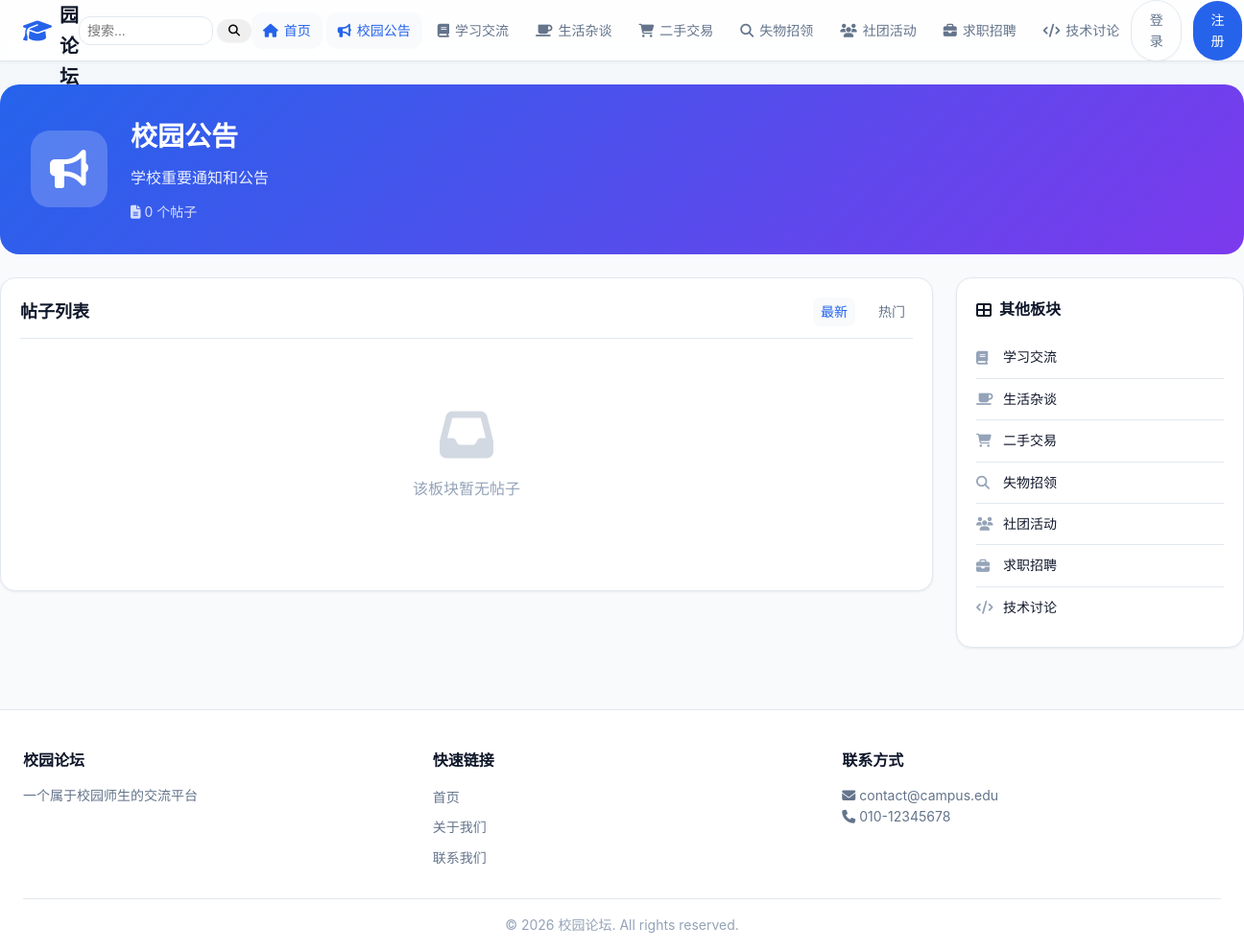
/category.php?id=1, run on the app's committed database.
### tables this page shows
CREATE TABLE categories (
    id INT PRIMARY KEY AUTO_INCREMENT,
    name VARCHAR(50) NOT NULL COMMENT '板块名称',
    description TEXT COMMENT '板块描述',
    icon VARCHAR(50) COMMENT '图标',
    sort_order INT DEFAULT 0 COMMENT '排序',
    status TINYINT DEFAULT 1 COMMENT '状态：0-禁用，1-正常',
    created_at TIMESTAMP DEFAULT CURRENT_TIMESTAMP
);

### includes/functions.php (called while the page is built, shortened)
<?php
function clean($data) {
    return htmlspecialchars(trim($data), ENT_QUOTES, 'UTF-8');
}
function isLoggedIn() {
    return false;
}
function getCurrentUser() {
    if (!isLoggedIn()) {
        return null;
    }
    $pdo = getDBConnection();
    $stmt = $pdo->prepare("SELECT * FROM users WHERE id = ? AND status = 1");
    $stmt->execute([$_SESSION['user_id']]);
    return $stmt->fetch();
}
function getCategories() {
    $pdo = getDBConnection();
    $stmt = $pdo->query("SELECT * FROM categories WHERE status = 1 ORDER BY sort_order ASC");
    return $stmt->fetchAll();
}
function getCategory($id) {
    $pdo = getDBConnection();
    $stmt = $pdo->prepare("SELECT * FROM categories WHERE id = ? AND status = 1");
    $stmt->execute([$id]);
    return $stmt->fetch();
}
function getPostsCount($categoryId = null) {
    $pdo = getDBConnection();
    $sql = "SELECT COUNT(*) FROM posts WHERE status = 1";
    $params = [];
    if ($categoryId) {
        $sql .= " AND category_id = ?";
        $params[] = $categoryId;
    }
    $stmt = $pdo->prepare($sql);
    $stmt->execute($params);
    return $stmt->fetchColumn();
}

### category.php (the view, shortened to what this page needs)
<?php
require_once __DIR__ . '/includes/functions.php';
$categoryId = isset($_GET['id']) ? intval($_GET['id']) : 0;
$category = getCategory($categoryId);
$page = isset($_GET['page']) ? max(1, intval($_GET['page'])) : 1;
$posts = getPosts($categoryId, $page);
$totalPosts = getPostsCount($categoryId);
include __DIR__ . '/includes/header.php';
?>
<div class="category-container">
    <section class="category-header">
        <div class="category-header-content">
            <div class="category-icon-large">
                <i class="fas fa-<?php echo $category['icon']; ?>"></i>
            </div>
            <div class="category-header-info">
                <h1><?php echo clean($category['name']); ?></h1>
                <p><?php echo clean($category['description']); ?></p>
                <div class="category-stats">
                    <span><i class="fas fa-file-alt"></i> <?php echo $totalPosts; ?> 个帖子</span>
                </div>
            </div>
        </div>
    </section>
    <div class="content-wrapper">
        <div class="main-column">
            <section class="posts-section">
                <div class="section-header">
                    <h3>帖子列表</h3>
                    <div class="filter-options">
                        <a href="?id=<?php echo $categoryId; ?>&sort=new" class="<?php echo !isset($_GET['sort']) || $_GET['sort'] == 'new' ? 'active' : ''; ?>">最新</a>
                        <a href="?id=<?php echo $categoryId; ?>&sort=hot" class="<?php echo isset($_GET['sort']) && $_GET['sort'] == 'hot' ? 'active' : ''; ?>">热门</a>
                    </div>
                </div>
                <?php if (empty($posts)): ?>
                <div class="empty-state">
                    <i class="fas fa-inbox"></i>
                    <p>该板块暂无帖子</p>
                </div>
                <?php endif; ?>
            </section>
        </div>
        <aside class="sidebar">
            <div class="widget">
                <h4><i class="fas fa-th-large"></i> 其他板块</h4>
                <ul class="category-list">
                    <?php foreach (getCategories() as $cat): ?>
                    <?php if ($cat['id'] != $categoryId): ?>
                    <li>
                        <a href="category.php?id=<?php echo $cat['id']; ?>">
                            <i class="fas fa-<?php echo $cat['icon']; ?>"></i>
                            <?php echo clean($cat['name']); ?>
                        </a>
                    </li>
                    <?php endif; ?>
                    <?php endforeach; ?>
                </ul>
            </div>
        </aside>
    </div>
</div>
<?php include __DIR__ . '/includes/footer.php'; ?>

### includes/header.php (shortened to what this page needs)
<?php
require_once __DIR__ . '/functions.php';
$currentUser = getCurrentUser();
$categories = getCategories();
?>
<!DOCTYPE html>
<html lang="zh-CN">
<head>
    <link rel="stylesheet" href="assets/css/style.css">
    <link rel="stylesheet" href="https://cdnjs.cloudflare.com/ajax/libs/font-awesome/6.4.0/css/all.min.css">
</head>
<body>
    <header class="header">
        <div class="container">
            <div class="header-inner">
                <a href="index.php" class="logo">
                    <i class="fas fa-graduation-cap"></i>
                    <span><?php echo SITE_NAME; ?></span>
                </a>
                <form method="GET" action="search.php" class="header-search-form">
                    <input type="text" name="q" placeholder="搜索..." value="<?php echo isset($_GET['q']) ? clean($_GET['q']) : ''; ?>">
                    <button type="submit" class="btn btn-sm"><i class="fas fa-search"></i></button>
                </form>
                <nav class="main-nav">
                    <a href="index.php" class="<?php echo !isset($_GET['category']) ? 'active' : ''; ?>">
                        <i class="fas fa-home"></i> 首页
                    </a>
                    <?php foreach ($categories as $cat): ?>
                    <a href="category.php?id=<?php echo $cat['id']; ?>"
                       class="<?php echo isset($_GET['id']) && $_GET['id'] == $cat['id'] ? 'active' : ''; ?>">
                        <i class="fas fa-<?php echo $cat['icon']; ?>"></i> <?php echo clean($cat['name']); ?>
                    </a>
                    <?php endforeach; ?>
                </nav>
                <div class="header-actions">
                    <?php if ($currentUser): ?>
                        <a href="post-create.php" class="btn btn-primary">
                            <i class="fas fa-plus"></i> 发布帖子
                        </a>
                        <?php $notifCount = function_exists('getUnreadNotificationCount') ? getUnreadNotificationCount($currentUser['id']) : 0; ?>
                        <div class="notification-dropdown">
                            <a href="notifications.php" class="notification-trigger" id="notificationTrigger" title="通知">
                                <i class="fas fa-bell"></i>
                                <?php if ($notifCount > 0): ?><span class="notification-badge"><?php echo $notifCount > 99 ? '99+' : $notifCount; ?></span><?php endif; ?>
                            </a>
                            <div class="notification-dropdown-menu" id="notificationDropdown">
                                <div class="notification-dropdown-header">
                                    <a href="notifications.php">通知中心</a>
                                </div>
                                <div class="notification-dropdown-list" id="notificationDropdownList">
                                    <p class="text-muted">加载中...</p>
                                </div>
                            </div>
                        </div>
                        <div class="user-menu">
                            <a href="profile.php" class="user-avatar">
                                <img src="<?php echo getAvatarUrl($currentUser['avatar']); ?>" alt="<?php echo clean($currentUser['nickname'] ?: $currentUser['username']); ?>">
                                <span><?php echo clean($currentUser['nickname'] ?: $currentUser['username']); ?></span>
                                <i class="fas fa-chevron-down"></i>
                            </a>
                            <div class="dropdown-menu">
                                <a href="profile.php"><i class="fas fa-user"></i> 个人中心</a>
                                <a href="my-posts.php"><i class="fas fa-file-alt"></i> 我的帖子</a>
                                <a href="messages.php"><i class="fas fa-envelope"></i> 站内消息</a>
                                <?php if (isAdmin()): ?>
                                <a href="admin/"><i class="fas fa-cog"></i> 后台管理</a>
                                <?php endif; ?>
                                <div class="divider"></div>
                                <a href="logout.php"><i class="fas fa-sign-out-alt"></i> 退出登录</a>
                            </div>
                        </div>
                    <?php else: ?>
                        <a href="login.php" class="btn btn-outline">登录</a>
                        <a href="register.php" class="btn btn-primary">注册</a>
                    <?php endif; ?>
                </div>
            </div>
        </div>
    </header>
    <main class="main-content">

### data on the page
categories: name "校园公告", description "学校重要通知和公告"
categories: name "学习交流"
categories: name "生活杂谈"
categories: name "二手交易"
categories: name "失物招领"
categories: name "社团活动"
categories: name "求职招聘"
categories: name "技术讨论"

### other printed values
$totalPosts "0"
SITE_NAME "校园论坛"
SITE_DESCRIPTION "一个属于校园师生的交流平台"
